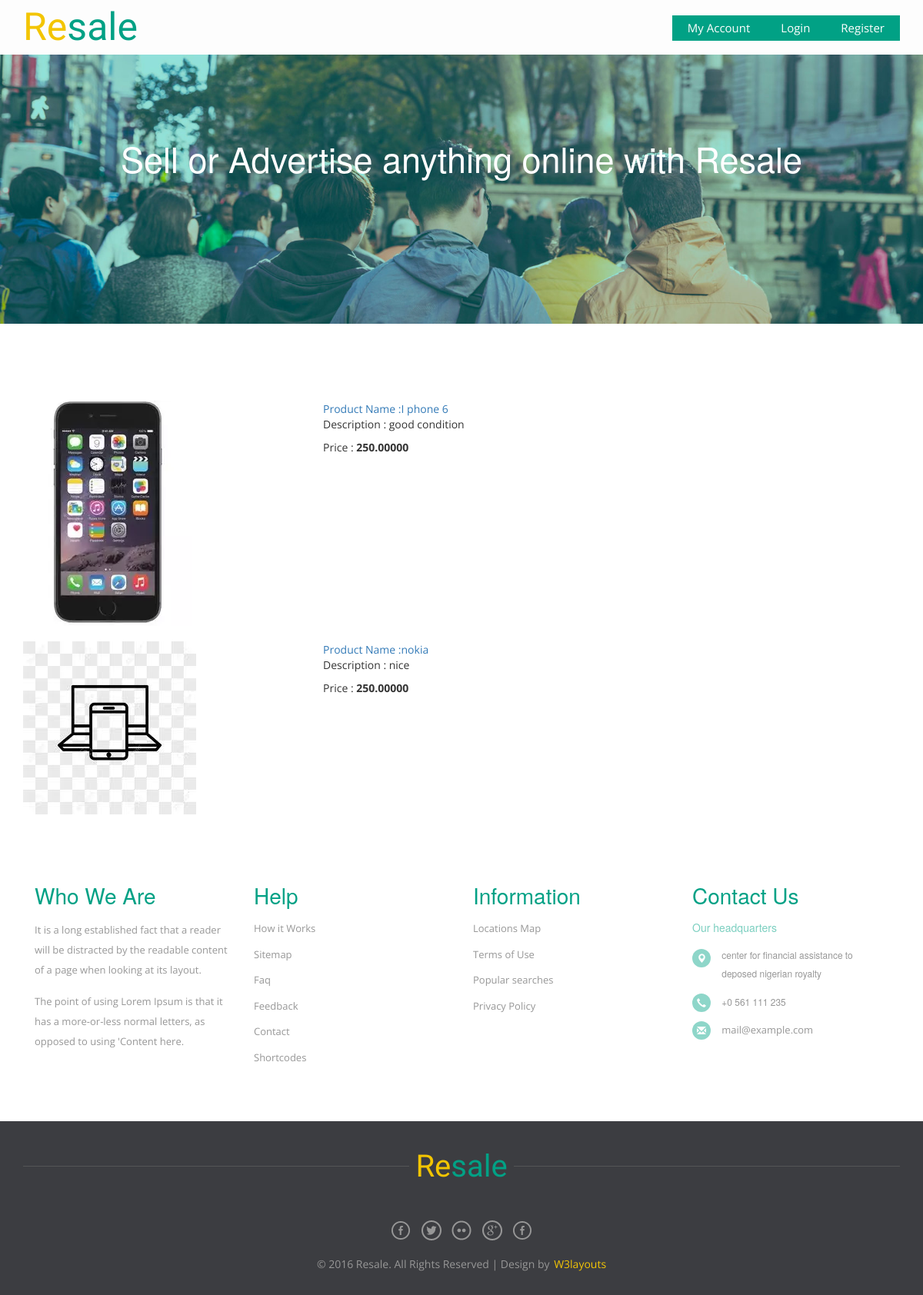
The page /home/category/mobiles/ on the database its author committed.
### product/models.py (models this page shows, shortened)
class Product(models.Model):
    CONDITION_TYPE = (
        ("New" , "New") ,
        ("Used" , "Used")
    )
    name = models.CharField(max_length=100)
    owner = models.ForeignKey(User , on_delete=models.CASCADE)
    description = models.TextField(max_length=500)
    condition = models.CharField(max_length=100 , choices=CONDITION_TYPE)
    category = models.ForeignKey('Category' , on_delete=models.SET_NULL , null=True)
    brand = models.ForeignKey('Brand' , on_delete=models.SET_NULL , null=True)
    price = models.DecimalField(max_digits=10,decimal_places=5)
    image = models.ImageField(upload_to='main_product/' , blank=True , null=True)
    created = models.DateTimeField(default=timezone.now)
    slug = models.SlugField(blank=True  , null=True)

### home/views.py (the view)
# urls.py: url('home/category/(?P<cate>.+)/$',home_views.category_page,name='category_page'),
def category_page(request,cate):
    print(str(cate))
    category = Category.objects.get(category_name=cate)
    products=Product.objects.filter(category=category)
    return render(request,'home/category_page.html',{'products':products})

### templates/home/category_page.html (shortened to what this page needs)
{% extends 'base.html' %}
{% load socialaccount %}
{% block body %}
<link rel="stylesheet" href="https://maxcdn.bootstrapcdn.com/bootstrap/3.3.7/css/bootstrap.min.css"
>
<br>
<br>
<br>
<br>
<br>
<div class="container">
    {% for product in products %}
    <div class="card mb-3" style="min-width: 540px;">
        <div class="row no-gutters">
            <div class="col-md-4">
                <img src="/media/{{ product.image }}" class="card-img" alt="...">
            </div>
            <div class="col-md-8">
                <div class="card-body">
                    <a class="card-title" href="{% url 'single_item' product.name %}" >Product Name :{{ product.name }}</a>
                    <p class="card-text">Description : {{ product.description }}</p>
                    <p class="card-text">Price : <strong>{{ product.price }}</strong></p>
                </div>
            </div>
        </div>
    </div>
    <br>
    {% endfor %}
</div>
{% endblock body %}

### rows shown on the page
Product: image (picture), name "I phone 6", description "good condition", price "250.00000"
Product: image (picture), name "nokia", description "nice", price "250.00000"
